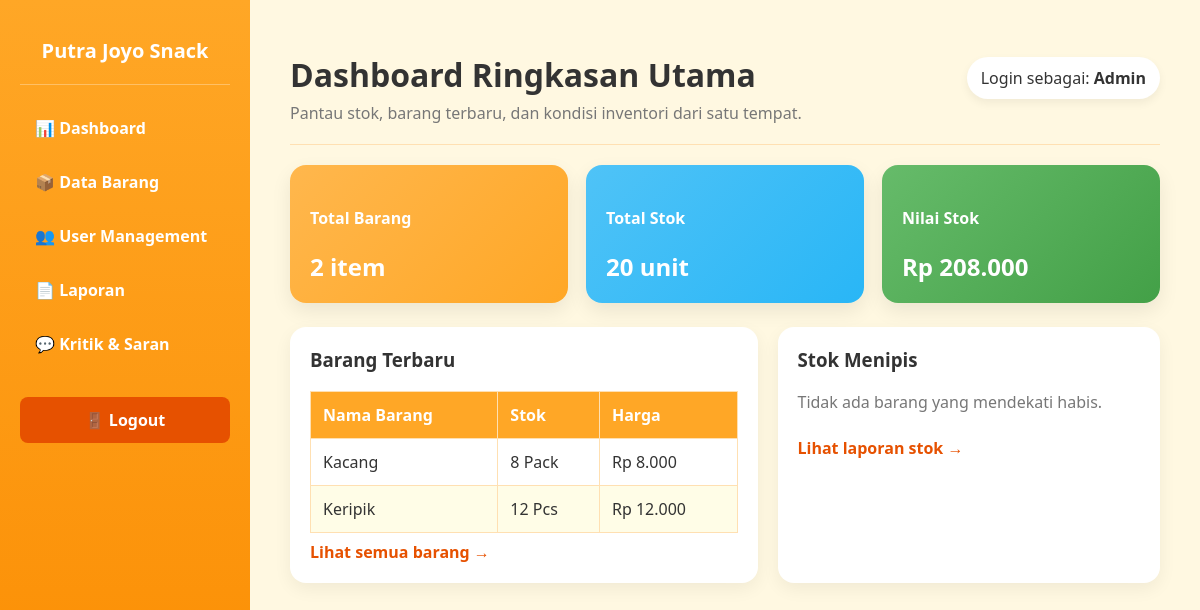
The app's page /admin/dashboard (signed in), older data.
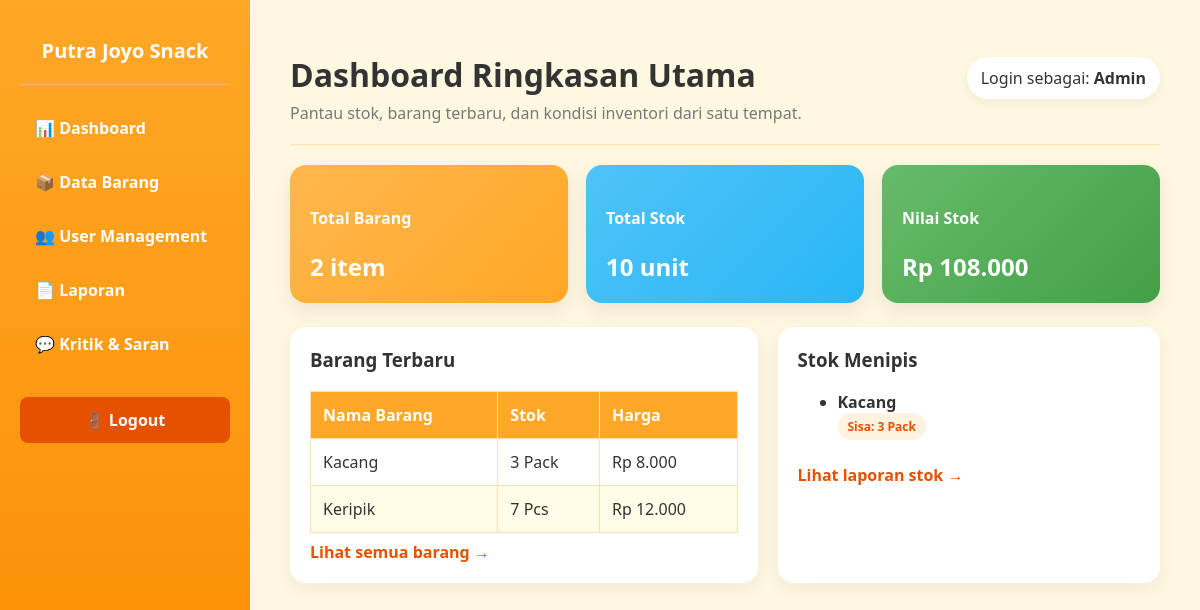
The same page, newer data.
### models/transaksi.py (models this page shows)
class Barang(db.Model):
    __tablename__ = 'barang'
    id = db.Column(db.Integer, primary_key=True)
    nama_barang = db.Column(db.String(100), nullable=False)
    harga = db.Column(db.Integer, nullable=False)
    stok = db.Column(db.Integer, nullable=False)
    satuan = db.Column(db.String(20), nullable=False)
    tanggal_masuk = db.Column(db.String(20), nullable=False)
    tanggal_kadaluarsa = db.Column(db.String(20), nullable=False)
    id_admin_fk = db.Column(db.String(50), nullable=False)

### app.py (the view)
@app.route("/admin/dashboard")
def admin_dashboard():
    if "user_id" not in session:
        return redirect("/login")
    if (session.get("role") or "").lower() != "admin":
        return "Akses Ditolak: Anda bukan Admin", 403
    total_barang = Barang.query.count()
    total_stok = Barang.query.with_entities(db.func.sum(Barang.stok)).scalar() or 0
    total_nilai_stok = sum(item.harga * item.stok for item in Barang.query.all())
    stok_menipis = Barang.query.filter(Barang.stok <= 5).order_by(Barang.stok).all()
    barang_terbaru = Barang.query.order_by(Barang.id.desc()).limit(5).all()
    return render_template(
        "admin/dashboard.html",
        total_barang=total_barang,
        total_stok=total_stok,
        total_nilai_stok=total_nilai_stok,
        stok_menipis=stok_menipis,
        barang_terbaru=barang_terbaru,
    )

### templates/admin/dashboard.html (shortened to what this page needs)
<!DOCTYPE html>
<html lang="id">
<head>
</head>
<body>
    <div class="sidebar">
        <h2>Putra Joyo Snack</h2>
        <hr style="border: 0; height: 1px; background: rgba(255,255,255,0.3); margin-bottom: 20px;">
        <a href="/admin/dashboard">📊 Dashboard</a>
        <a href="/admin/barang">📦 Data Barang</a>
        <a href="/admin/user">👥 User Management</a>
        <a href="/admin/laporan">📄 Laporan</a>
        <a href="/admin/kritik">💬 Kritik & Saran</a>
        <a class="logout-btn" href="/logout">🚪 Logout</a>
    </div>
    <div class="content">
        <div class="header-main">
            <div>
                <h1 style="margin-bottom: 6px;">Dashboard Ringkasan Utama</h1>
                <div class="muted">Pantau stok, barang terbaru, dan kondisi inventori dari satu tempat.</div>
            </div>
            <div class="header-badge">Login sebagai: <strong>Admin</strong></div>
        </div>
        <hr style="border: 0; height: 1px; background: #FFE0B2; margin: 20px 0;">
        <div class="cards-grid">
            <div class="card card-orange">
                <h4>Total Barang</h4>
                <p style="font-size: 24px; font-weight: bold; margin: 6px 0 0 0;">{{ total_barang }} item</p>
            </div>
            <div class="card card-blue">
                <h4>Total Stok</h4>
                <p style="font-size: 24px; font-weight: bold; margin: 6px 0 0 0;">{{ total_stok }} unit</p>
            </div>
            <div class="card card-green">
                <h4>Nilai Stok</h4>
                <p style="font-size: 24px; font-weight: bold; margin: 6px 0 0 0;">Rp {{ "{:,.0f}".format(total_nilai_stok).replace(',', '.') }}</p>
            </div>
        </div>
        <div class="panel-grid">
            <div class="panel">
                <h3>Barang Terbaru</h3>
                <table class="data-table">
                    <thead>
                        <tr>
                            <th>Nama Barang</th>
                            <th>Stok</th>
                            <th>Harga</th>
                        </tr>
                    </thead>
                    <tbody>
                        {% if barang_terbaru %}
                            {% for barang in barang_terbaru %}
                            <tr>
                                <td>{{ barang.nama_barang }}</td>
                                <td>{{ barang.stok }} {{ barang.satuan }}</td>
                                <td>Rp {{ "{:,.0f}".format(barang.harga).replace(',', '.') }}</td>
                            </tr>
                            {% endfor %}
                        {% else %}
                            <tr><td colspan="3" class="muted">Belum ada barang.</td></tr>
                        {% endif %}
                    </tbody>
                </table>
                <a class="action-link" href="/admin/barang">Lihat semua barang →</a>
            </div>
            <div class="panel">
                <h3>Stok Menipis</h3>
                {% if stok_menipis %}
                    <ul>
                        {% for barang in stok_menipis %}
                        <li style="margin-bottom: 10px;">
                            <strong>{{ barang.nama_barang }}</strong><br>
                            <span class="pill">Sisa: {{ barang.stok }} {{ barang.satuan }}</span>
                        </li>
                        {% endfor %}
                    </ul>
                {% else %}
                    <p class="muted">Tidak ada barang yang mendekati habis.</p>
                {% endif %}
                <a class="action-link" href="/admin/laporan">Lihat laporan stok →</a>
            </div>
        </div>
    </div>
</body>
</html>

Row changes from the older to the newer data that the page shows:
now on one of the page's lists (row edited): Barang: nama_barang "Kacang", stok "3", satuan "Pack"
changed Barang "Kacang": stok "8" → "3"
changed Barang "Keripik": stok "12" → "7"
Text that changed along with them:
{{ total_stok }}: "20" → "10"
{{ "{:,.0f}".format(total_nilai_stok).replace(',', '.') }}: "208.000" → "108.000"
text no longer shown: "Tidak ada barang yang mendekati habis."
